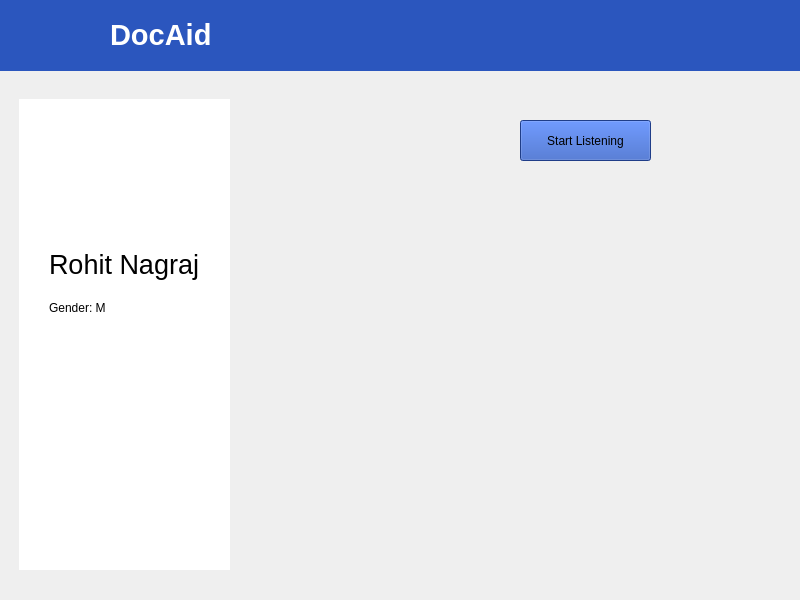
<?xml version="1.0" encoding="UTF-8"?>
<ui version="4.0">
 <class>MainWindow</class>
 <widget class="QMainWindow" name="MainWindow">
  <property name="geometry">
   <rect>
    <x>0</x>
    <y>0</y>
    <width>800</width>
    <height>600</height>
   </rect>
  </property>
  <property name="windowTitle">
   <string>MainWindow</string>
  </property>
  <widget class="QWidget" name="centralwidget">
   <widget class="QWidget" name="widget" native="true">
    <property name="geometry">
     <rect>
      <x>0</x>
      <y>0</y>
      <width>800</width>
      <height>71</height>
     </rect>
    </property>
    <property name="styleSheet">
     <string notr="true">background-color:rgb(43, 86, 190)</string>
    </property>
    <widget class="QLabel" name="label">
     <property name="geometry">
      <rect>
       <x>30</x>
       <y>4</y>
       <width>65</width>
       <height>60</height>
      </rect>
     </property>
     <property name="text">
      <string/>
     </property>
     <property name="pixmap">
      <pixmap>../venv/images/DeepinScreenshot_20190821152323-removebg-preview.png</pixmap>
     </property>
    </widget>
    <widget class="QLabel" name="label_2">
     <property name="geometry">
      <rect>
       <x>110</x>
       <y>15</y>
       <width>121</width>
       <height>41</height>
      </rect>
     </property>
     <property name="text">
      <string>&lt;html&gt;&lt;head/&gt;&lt;body&gt;&lt;p&gt;&lt;span style=&quot; font-size:22pt; font-weight:600; color:#ffffff;&quot;&gt;DocAid&lt;/span&gt;&lt;/p&gt;&lt;/body&gt;&lt;/html&gt;</string>
     </property>
    </widget>
   </widget>
   <widget class="QWidget" name="widget_2" native="true">
    <property name="geometry">
     <rect>
      <x>19</x>
      <y>99</y>
      <width>211</width>
      <height>471</height>
     </rect>
    </property>
    <property name="styleSheet">
     <string notr="true">background-color:rgb(255, 255, 255)</string>
    </property>
    <widget class="QLabel" name="label_3">
     <property name="geometry">
      <rect>
       <x>50</x>
       <y>30</y>
       <width>101</width>
       <height>101</height>
      </rect>
     </property>
     <property name="text">
      <string/>
     </property>
     <property name="pixmap">
      <pixmap>images/17004.svg</pixmap>
     </property>
     <property name="scaledContents">
      <bool>true</bool>
     </property>
    </widget>
    <widget class="QLabel" name="label_4">
     <property name="geometry">
      <rect>
       <x>30</x>
       <y>150</y>
       <width>153</width>
       <height>32</height>
      </rect>
     </property>
     <property name="text">
      <string>&lt;html&gt;&lt;head/&gt;&lt;body&gt;&lt;p&gt;&lt;span style=&quot; font-size:20pt;&quot;&gt;Rohit Nagraj&lt;/span&gt;&lt;/p&gt;&lt;/body&gt;&lt;/html&gt;</string>
     </property>
     <property name="scaledContents">
      <bool>false</bool>
     </property>
    </widget>
    <widget class="QLabel" name="label_5">
     <property name="geometry">
      <rect>
       <x>30</x>
       <y>200</y>
       <width>71</width>
       <height>17</height>
      </rect>
     </property>
     <property name="text">
      <string>Gender: M</string>
     </property>
    </widget>
   </widget>
   <widget class="QPushButton" name="pushButton">
    <property name="geometry">
     <rect>
      <x>520</x>
      <y>120</y>
      <width>131</width>
      <height>41</height>
     </rect>
    </property>
    <property name="styleSheet">
     <string notr="true">background-color: rgb(43, 86, 190)</string>
    </property>
    <property name="text">
     <string>Start Listening</string>
    </property>
   </widget>
   <widget class="QLabel" name="label_6">
    <property name="geometry">
     <rect>
      <x>460</x>
      <y>110</y>
      <width>41</width>
      <height>51</height>
     </rect>
    </property>
    <property name="text">
     <string/>
    </property>
    <property name="pixmap">
     <pixmap>images/microphone-solid.svg</pixmap>
    </property>
    <property name="scaledContents">
     <bool>true</bool>
    </property>
   </widget>
  </widget>
 </widget>
 <resources/>
 <connections/>
</ui>
